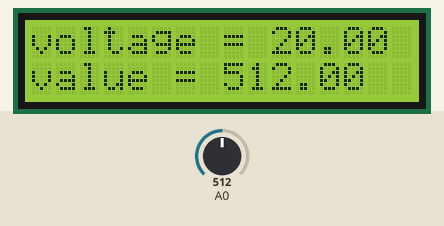
Simulated run of this sketch. Board: Arduino Uno, built with avr-gcc and run on an emulated ATmega328P. Shown: 16×2 character LCD. The inputs (shaded band) are chosen by the test bench; at power-on: A0 = 512. What the sketch prints to the serial monitor is not drawn.

Above: at 1.2 s.
1.3 s: A0 set to 716
At 2.6 s:
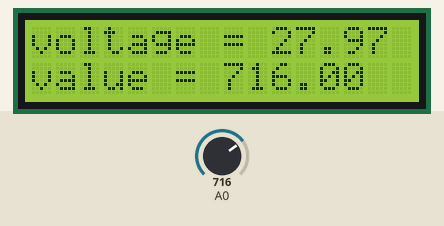
3.5 s: A0 set to 900
At 4.5 s:
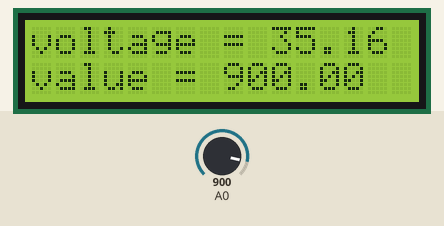
5.5 s: A0 set to 1023
At 6.5 s:
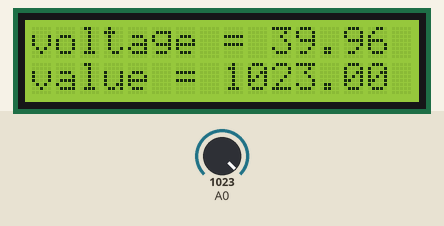
Timing chart, 0 to 8.5 s (numbered marks = the images above; inputs shaded):
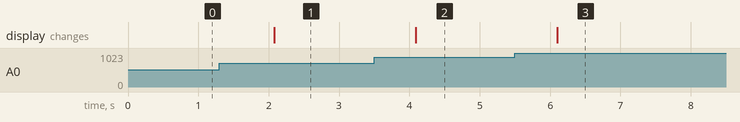

The sketch:

Arduino_voltmeter_4bit_LCD.ino
```cpp
#include "LiquidCrystal.h"

LiquidCrystal lcd(8, 9, 4, 5, 6, 7);

float value=0;

void setup()
{
   Serial.begin(9600);
   lcd.begin(16, 2);

}
void loop()
{

value = analogRead(A0);
  Serial.print("value =  ");
  Serial.print(value);
  float voltage =(value*40)/1024;
  Serial.print("       \t");
  Serial.print("voltage =  ");
  Serial.println(voltage);
  lcd.setCursor(0,1);
  lcd.print("value = ");
  lcd.print(value);
  lcd.setCursor(0,0);
  lcd.print("voltage = ");
  lcd.print(voltage);
  delay(1000);
}
```

Measured:
- after the input at 1.3 s, the display: changes after 0.78 s (image 1)
- after the input at 3.5 s, the display: changes after 0.59 s (image 2)
- after the input at 5.5 s, the display: changes after 0.60 s (image 3)
